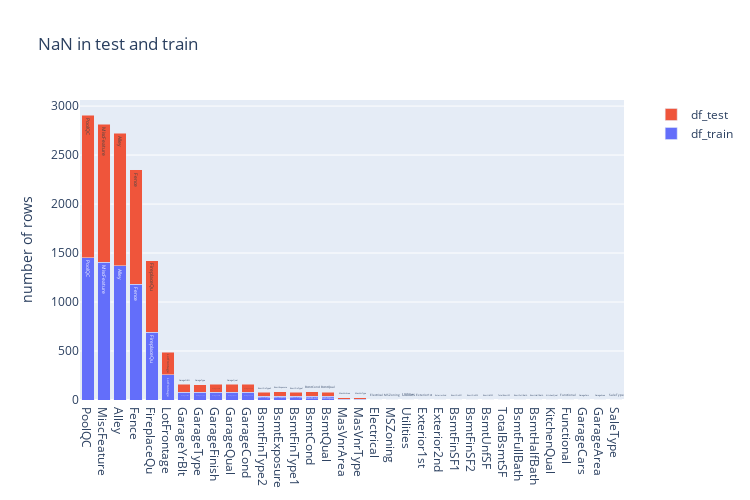

Notebook code cell kept with this figure:
### Markdown cell above
### Barchart: NaN in test and train

### Code cell
trace1 = go.Bar(x = df_train_null.index, 
                y = df_train_null['missing'],
                name="df_train", 
                text = df_train_null.index)

trace2 = go.Bar(x = df_test_null.index, 
                y = df_test_null['missing'],
                name="df_test", 
                text = df_test_null.index)

data = [trace1, trace2]

layout = dict(title = "NaN in test and train", 
              xaxis=dict(ticklen=10, zeroline= False),
              yaxis=dict(title = "number of rows", side='left', ticklen=10,),                                  
              legend=dict(orientation="v", x=1.05, y=1.0),
              autosize=False, width=750, height=500,
              barmode='stack'
              )

fig = dict(data = data, layout = layout)
iplot(fig)

### Figure 1 — Plotly figure (JSON) as saved in the notebook; plotly's stock layout.template omitted (floating-point values rounded to 4 significant figures)
{"data": [{"name": "df_train", "text": ["PoolQC", "MiscFeature", "Alley", "Fence", "FireplaceQu", "LotFrontage", "GarageYrBlt", "GarageType", "GarageFinish", "GarageQual", "GarageCond", "BsmtFinType2", "BsmtExposure", "BsmtFinType1", "BsmtCond", "BsmtQual", "MasVnrArea", "MasVnrType", "Electrical"], "type": "bar", "x": ["PoolQC", "MiscFeature", "Alley", "Fence", "FireplaceQu", "LotFrontage", "GarageYrBlt", "GarageType", "GarageFinish", "GarageQual", "GarageCond", "BsmtFinType2", "BsmtExposure", "BsmtFinType1", "BsmtCond", "BsmtQual", "MasVnrArea", "MasVnrType", "Electrical"], "y": [1453, 1406, 1369, 1179, 690, 259, 81, 81, 81, 81, 81, 38, 38, 37, 37, 37, 8, 8, 1]}, {"name": "df_test", "text": ["MSZoning", "LotFrontage", "Alley", "Utilities", "Exterior1st", "Exterior2nd", "MasVnrType", "MasVnrArea", "BsmtQual", "BsmtCond", "BsmtExposure", "BsmtFinType1", "BsmtFinSF1", "BsmtFinType2", "BsmtFinSF2", "BsmtUnfSF", "TotalBsmtSF", "BsmtFullBath", "BsmtHalfBath", "KitchenQual", "Functional", "FireplaceQu", "GarageType", "GarageYrBlt", "GarageFinish", "GarageCars", "GarageArea", "GarageQual", "GarageCond", "PoolQC", "Fence", "MiscFeature", "SaleType"], "type": "bar", "x": ["MSZoning", "LotFrontage", "Alley", "Utilities", "Exterior1st", "Exterior2nd", "MasVnrType", "MasVnrArea", "BsmtQual", "BsmtCond", "BsmtExposure", "BsmtFinType1", "BsmtFinSF1", "BsmtFinType2", "BsmtFinSF2", "BsmtUnfSF", "TotalBsmtSF", "BsmtFullBath", "BsmtHalfBath", "KitchenQual", "Functional", "FireplaceQu", "GarageType", "GarageYrBlt", "GarageFinish", "GarageCars", "GarageArea", "GarageQual", "GarageCond", "PoolQC", "Fence", "MiscFeature", "SaleType"], "y": [4, 227, 1352, 2, 1, 1, 16, 15, 44, 45, 44, 42, 1, 42, 1, 1, 1, 2, 2, 1, 2, 730, 76, 78, 78, 1, 1, 78, 78, 1456, 1169, 1408, 1]}], "layout": {"autosize": false, "barmode": "stack", "height": 500, "legend": {"orientation": "v", "x": 1.05, "y": 1}, "title": {"text": "NaN in test and train"}, "width": 750, "xaxis": {"ticklen": 10, "zeroline": false}, "yaxis": {"side": "left", "ticklen": 10, "title": {"text": "number of rows"}}}}
